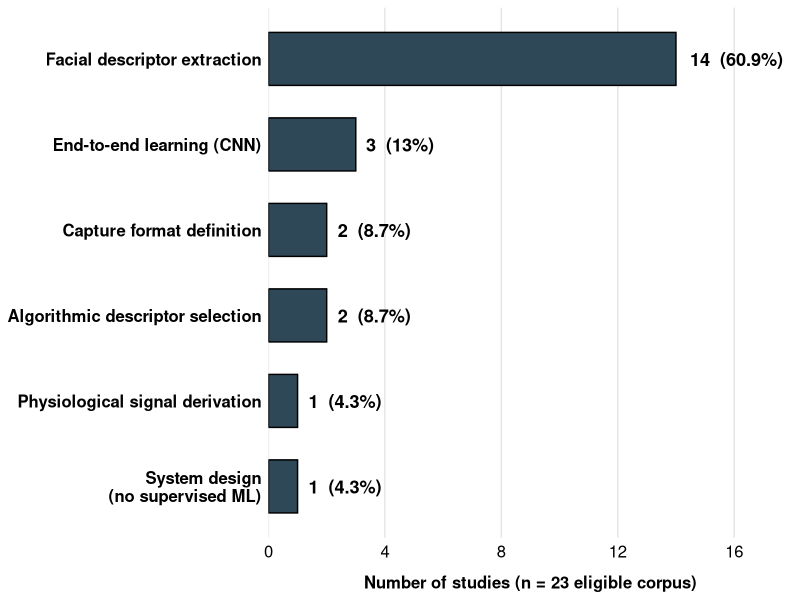
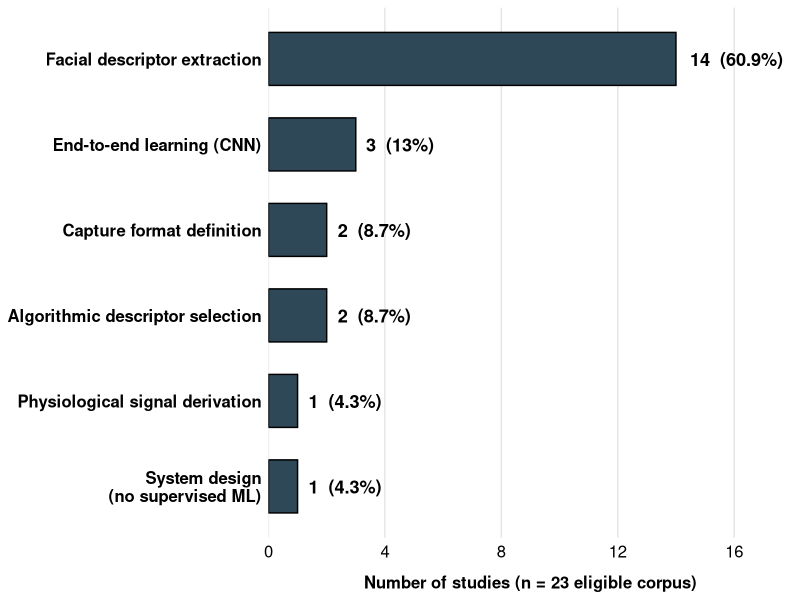

Reproduce these figures in R, in order.
library(ggplot2)

df_input <- data.frame(
  Group = c(
    "Facial descriptor extraction",
    "End-to-end learning (CNN)",
    "Capture format definition",
    "Algorithmic descriptor selection",
    "Physiological signal derivation",
    "System design\n(no supervised ML)"
  ),
  Studies = c(14, 3, 2, 2, 1, 1),
  Percentage = c(60.9, 13.0, 8.7, 8.7, 4.3, 4.3)
)

df_input$Group <- factor(
  df_input$Group,
  levels = rev(df_input$Group)
)

p <- ggplot(df_input, aes(x = Studies, y = Group)) +
  geom_bar(
    stat = "identity",
    width = 0.62,
    fill = "#2F4858",
    colour = "black",
    linewidth = 0.5
  ) +
  geom_text(
    aes(label = paste0(Studies, "  (", Percentage, "%)")),
    hjust = -0.15,
    size = 4.6,
    fontface = "bold",
    colour = "black"
  ) +
  scale_x_continuous(
    limits = c(0, 18),
    breaks = seq(0, 16, 4),
    expand = c(0, 0)
  ) +
  labs(
    x = "Number of studies (n = 23 eligible corpus)",
    y = NULL
  ) +
  theme_minimal(base_family = "sans") +
  theme(
    legend.position = "none",
    axis.text.y = element_text(size = 12, face = "bold", colour = "black"),
    axis.text.x = element_text(size = 12, colour = "black"),
    axis.title.x = element_text(
      size = 12,
      face = "bold",
      colour = "black",
      margin = margin(t = 10)
    ),
    panel.grid.major.y = element_blank(),
    panel.grid.minor = element_blank(),
    panel.grid.major.x = element_line(colour = "gray90")
  )

ggsave("../images/fig_7.png", plot = p, width = 9, height = 4.8, dpi = 300)
ggsave("../images/fig_7.pdf", plot = p, width = 9, height = 4.8)
